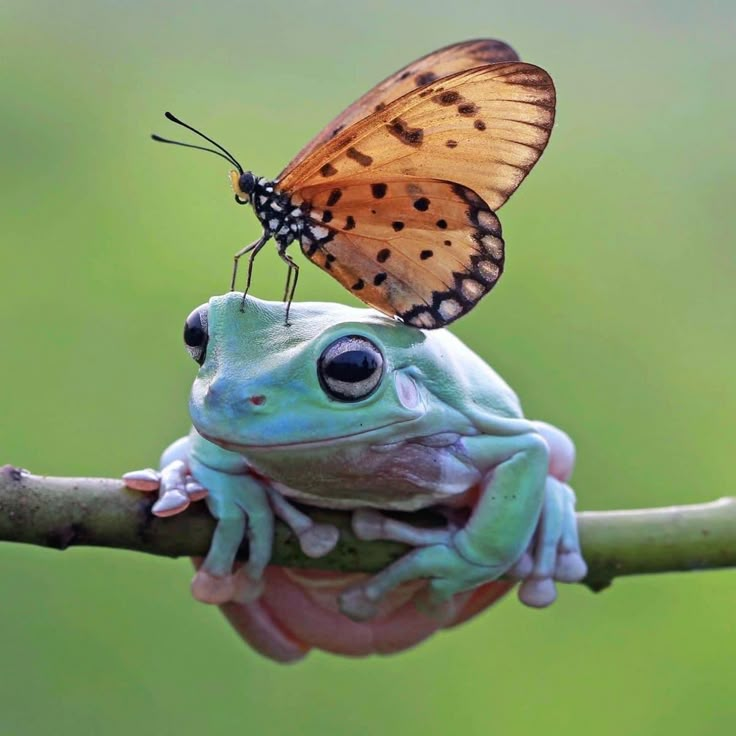
#> input picture Pictures used/9.jpg, 736 x 736 px, found by its file name
$ python 'edge & dilation.py'
#> lines starting #> are read from the running program, lines starting #| are printed output that depends on the picture; after the words box and inside, x2 and y2 are one past the last pixel; in counts of white or black regions, pixels touching at a corner belong together
import cv2
import numpy as np

image = cv2.imread("9.jpg")
#> image is the input picture: shape (736, 736, 3); mean B, G, R 104.5, 145.9, 128.8
edge_canny = cv2.Canny(image,200,100)
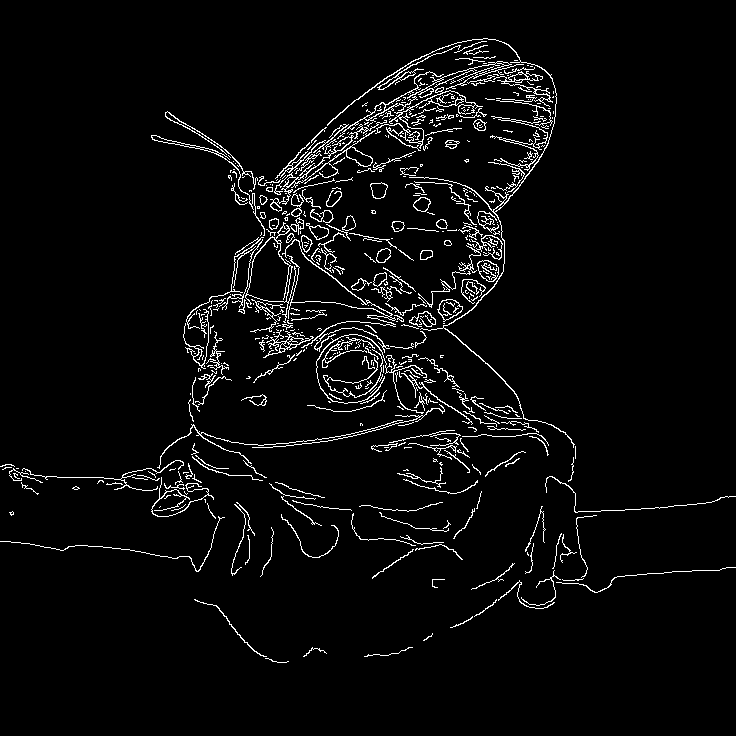
#> edge_canny: shape (736, 736); 3.9% white in thin lines or dots, all inside (x1, y1, x2, y2) = (0, 38, 736, 663)

cv2.imshow('edge_canny', edge_canny)
cv2.imshow('image',image)


#extra

dilation = cv2.dilate(edge_canny,np.ones((3,3),dtype=np.int8))
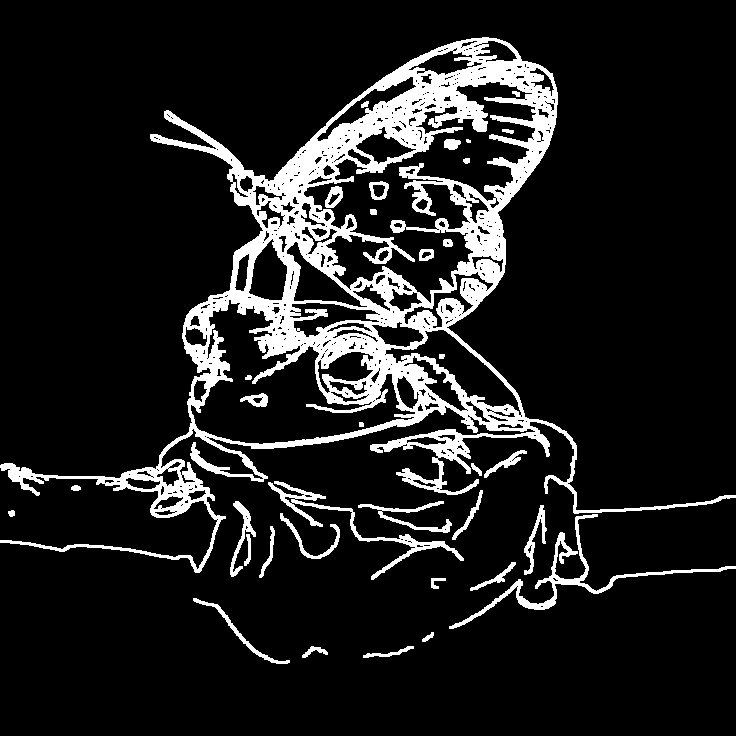
#> dilation: shape (736, 736); 12.1% white; 35 white regions (1 under 20 px), largest, box (x1, y1, x2, y2) and area: (0, 37, 736, 573) 56084, (449, 514, 736, 629) 2222, (268, 481, 464, 580) 1723
cv2.imshow('dilation',dilation)

eroding = cv2.dilate(dilation,np.ones((3,3),dtype=np.int8))
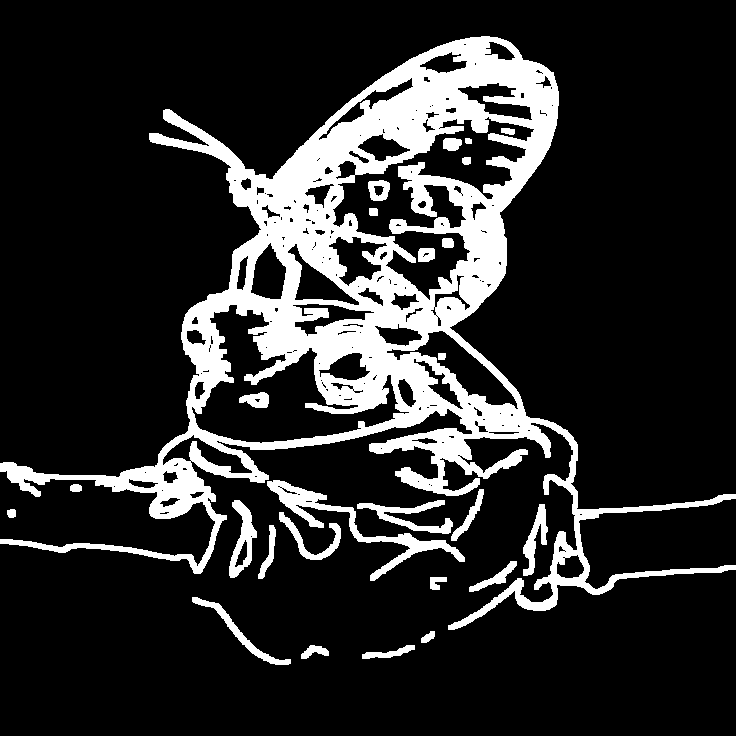
#> eroding: shape (736, 736); 16.8% white; 26 white regions, largest, box (x1, y1, x2, y2) and area: (0, 36, 736, 630) 80580, (267, 480, 465, 581) 2770, (357, 500, 453, 534) 1049
cv2.imshow('eroding',eroding)

cv2.waitKey(0)
cv2.destroyAllWindows()

$ run again, with Pictures used/1.jpg copied over Pictures used/9.jpg
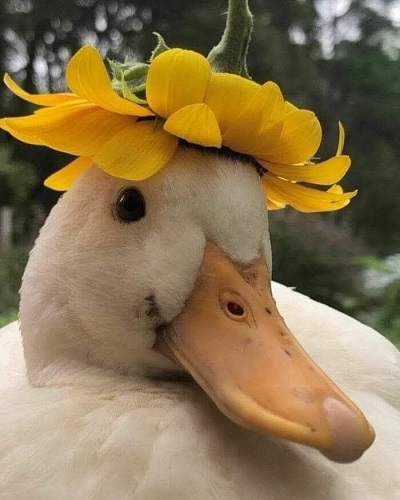
#> input picture Pictures used/1.jpg, 400 x 500 px, found by its file name
#> image is the input picture: shape (500, 400, 3); mean B, G, R 81, 117.5, 138.5
#> `edge_canny = cv2.Canny(image,200,100)`:
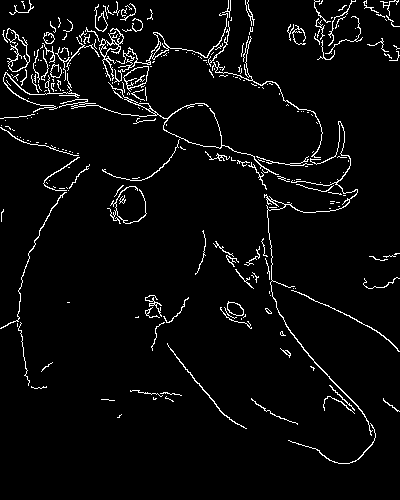
#> edge_canny: shape (500, 400); 4.1% white in thin lines or dots
#> dilation: shape (500, 400); 12.9% white; 30 white regions (1 under 20 px), largest, box (x1, y1, x2, y2) and area: (0, 0, 400, 465) 17072, (0, 124, 91, 390) 1925, (313, 0, 364, 61) 1230
#> `eroding = cv2.dilate(dilation,np.ones((3,3),dtype=np.int8))`:
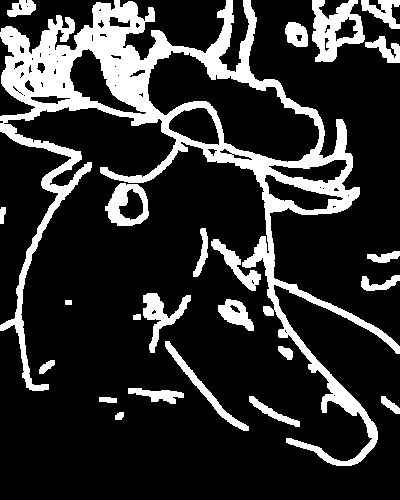
#> eroding: shape (500, 400); 19.1% white; 24 white regions, largest, box (x1, y1, x2, y2) and area: (0, 0, 400, 466) 28032, (312, 0, 365, 62) 1790, (105, 183, 149, 226) 1001

$ run again, with Pictures used/10.jpg copied over Pictures used/9.jpg
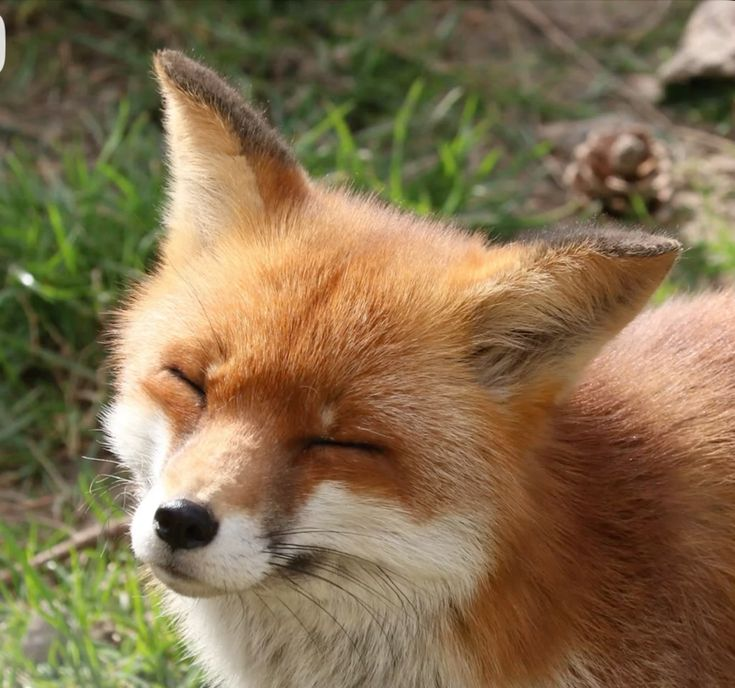
#> input picture Pictures used/10.jpg, 735 x 688 px, found by its file name
#> image is the input picture: shape (688, 735, 3); mean B, G, R 79.1, 111.7, 132.4
#> `edge_canny = cv2.Canny(image,200,100)`:
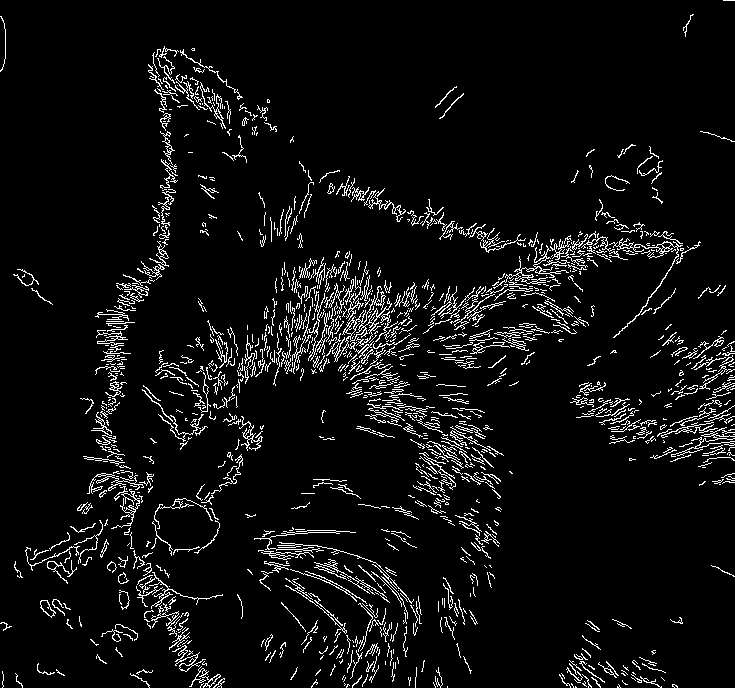
#> edge_canny: shape (688, 735); 5.9% white in thin lines or dots
#> dilation: shape (688, 735); 18.2% white; 168 white regions (2 under 20 px), largest, box (x1, y1, x2, y2) and area: (141, 250, 505, 527) 23925, (82, 45, 244, 688) 14991, (326, 175, 702, 370) 14930
#> `eroding = cv2.dilate(dilation,np.ones((3,3),dtype=np.int8))`:
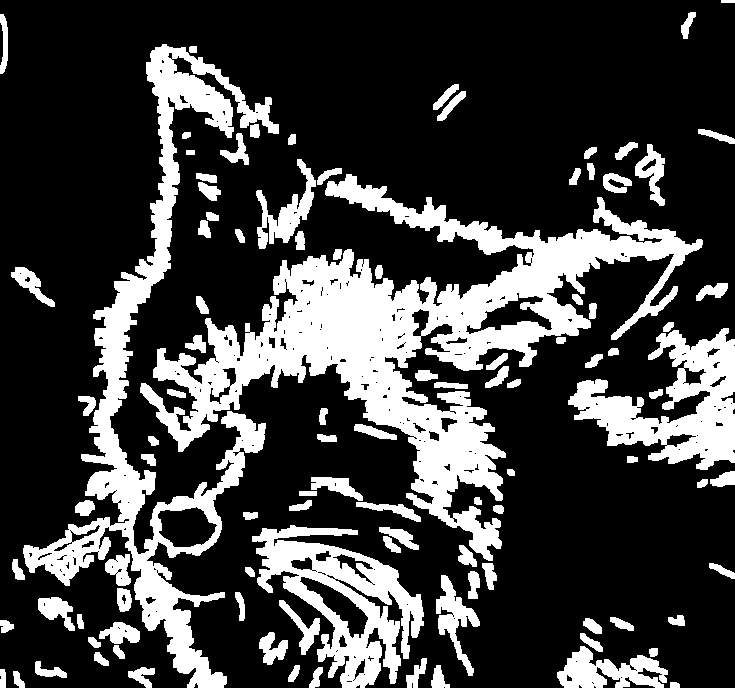
#> eroding: shape (688, 735); 25.1% white; 103 white regions, largest, box (x1, y1, x2, y2) and area: (140, 174, 703, 561) 52806, (23, 44, 279, 688) 27013, (252, 525, 424, 688) 11287

$ run again, with Pictures used/11.jpg copied over Pictures used/9.jpg
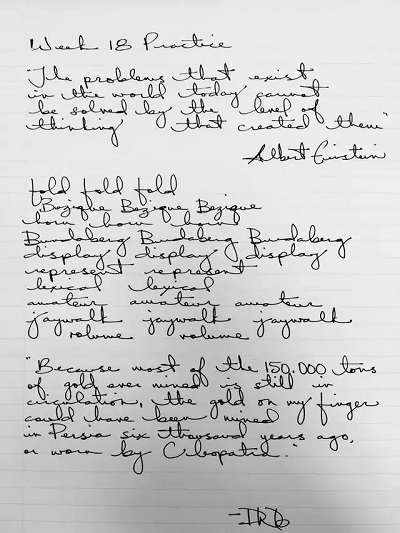
#> input picture Pictures used/11.jpg, 400 x 533 px, found by its file name
#> image is the input picture: shape (533, 400, 3); min 0, max 255, mean 204.9
#> `edge_canny = cv2.Canny(image,200,100)`:
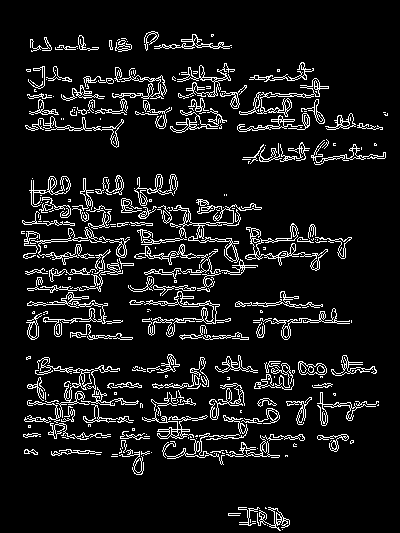
#> edge_canny: shape (533, 400); 9% white in thin lines or dots, all inside (x1, y1, x2, y2) = (21, 31, 388, 531)
#> dilation: shape (533, 400); 24.7% white; 53 white regions (2 under 20 px), largest, box (x1, y1, x2, y2) and area: (120, 173, 353, 341) 10759, (20, 174, 154, 341) 8986, (141, 356, 306, 466) 5626
#> `eroding = cv2.dilate(dilation,np.ones((3,3),dtype=np.int8))`:
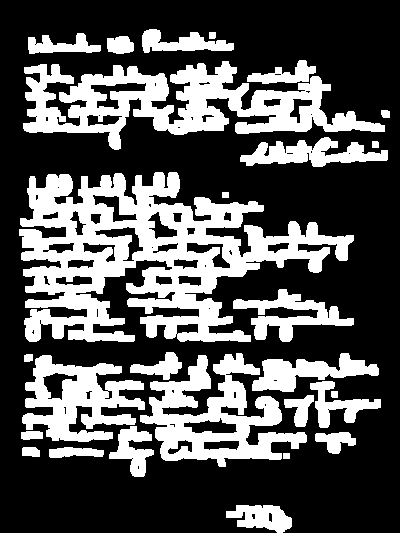
#> eroding: shape (533, 400); 33% white; 27 white regions, largest, box (x1, y1, x2, y2) and area: (19, 172, 354, 342) 26114, (23, 61, 385, 150) 13501, (140, 353, 307, 467) 8183
